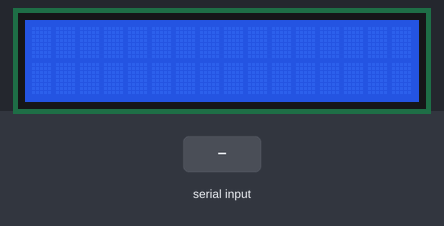
The sketch below on a simulated Arduino Uno, built with avr-gcc and run on an emulated ATmega328P. Parts: 16×2 character LCD. Inputs (shaded band) come from the test bench.

Above: at 1.2 s.
1.3 s: "1" received over Serial
At 2.5 s:
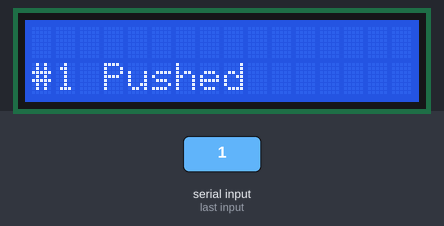
2.8 s: "2" received over Serial
At 3.8 s:
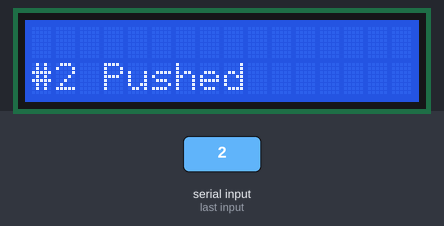
Timing chart, 0 to 5.8 s (numbered marks = the images above; inputs shaded):
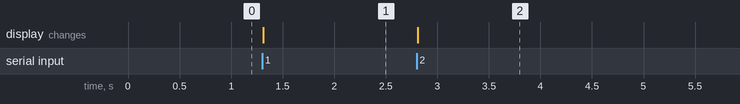

The sketch:

260601.ino
```cpp
#include <LCD.h>
#include <LiquidCrystal_I2C.h>

LiquidCrystal_I2C lcd(0x27,2,1,0,4,5,6,7);

void setup() {
  lcd.begin(16,2);
  lcd.setBacklightPin(3,POSITIVE);
  lcd.setBacklight(HIGH);

  Serial.begin(9600);
}

void loop() {
  lcd.setCursor(0,1);

  if(Serial.available()) {
    char a = Serial.read();

    if(a == '1')
      lcd.print("#1 Pushed");
    if(a == '2')
      lcd.print("#2 Pushed");
  }
}
```

Measured:
- after the input at 1.3 s, the display: changes at once (image 1)
- after the input at 2.8 s, the display: changes at once (image 2)
